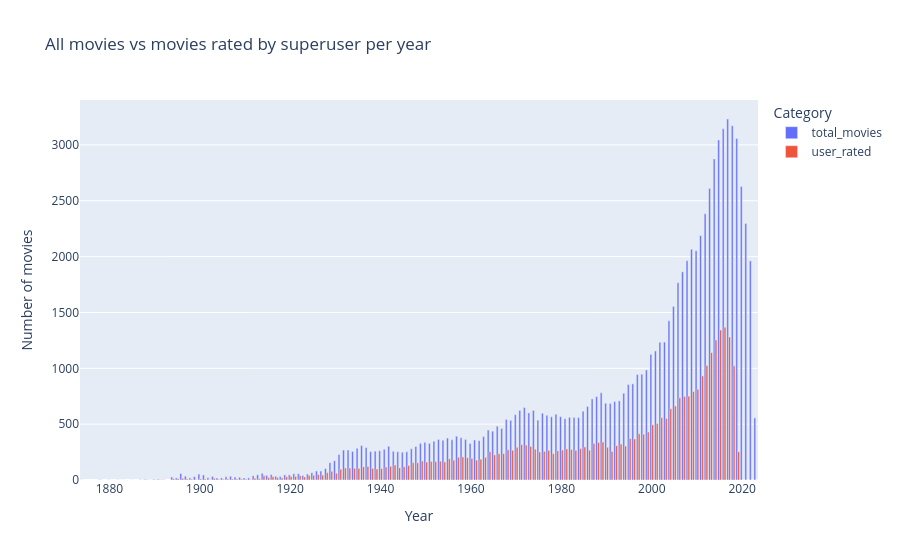

Notebook code cell kept with this figure:
### Markdown cell above
somethings wrong in the 1920-20*s the user has rated more movies than what was produced

### Code cell
plot_compare = comparison.reset_index()

fig = px.bar(
    plot_compare,
    x="year",
    y=["total_movies", "user_rated"],
    barmode="group",
    labels={
        "value": "Number of movies",
        "year": "Year",
        "variable": "Category"
    },
    title="All movies vs movies rated by superuser per year"
)

fig.show()

### Figure 1 — Plotly figure (JSON) as saved in the notebook; plotly's stock layout.template omitted (floating-point values rounded to 4 significant figures; data arrays with more than 128 entries replaced by an {"elided": "..."} marker saying what was removed)
{"data": [{"alignmentgroup": "True", "hovertemplate": "Category=total_movies<br>Year=%{x}<br>Number of movies=%{y}<extra></extra>", "legendgroup": "total_movies", "marker": {"color": "#636efa", "pattern": {"shape": ""}}, "name": "total_movies", "offsetgroup": "total_movies", "orientation": "v", "showlegend": true, "textposition": "auto", "type": "bar", "x": {"elided": "142 float values"}, "xaxis": "x", "y": {"elided": "142 float values"}, "yaxis": "y"}, {"alignmentgroup": "True", "hovertemplate": "Category=user_rated<br>Year=%{x}<br>Number of movies=%{y}<extra></extra>", "legendgroup": "user_rated", "marker": {"color": "#EF553B", "pattern": {"shape": ""}}, "name": "user_rated", "offsetgroup": "user_rated", "orientation": "v", "showlegend": true, "textposition": "auto", "type": "bar", "x": {"elided": "142 float values"}, "xaxis": "x", "y": {"elided": "142 float values"}, "yaxis": "y"}], "layout": {"barmode": "group", "legend": {"title": {"text": "Category"}, "tracegroupgap": 0}, "title": {"text": "All movies vs movies rated by superuser per year"}, "xaxis": {"anchor": "y", "domain": [0, 1], "title": {"text": "Year"}}, "yaxis": {"anchor": "x", "domain": [0, 1], "title": {"text": "Number of movies"}}}}
